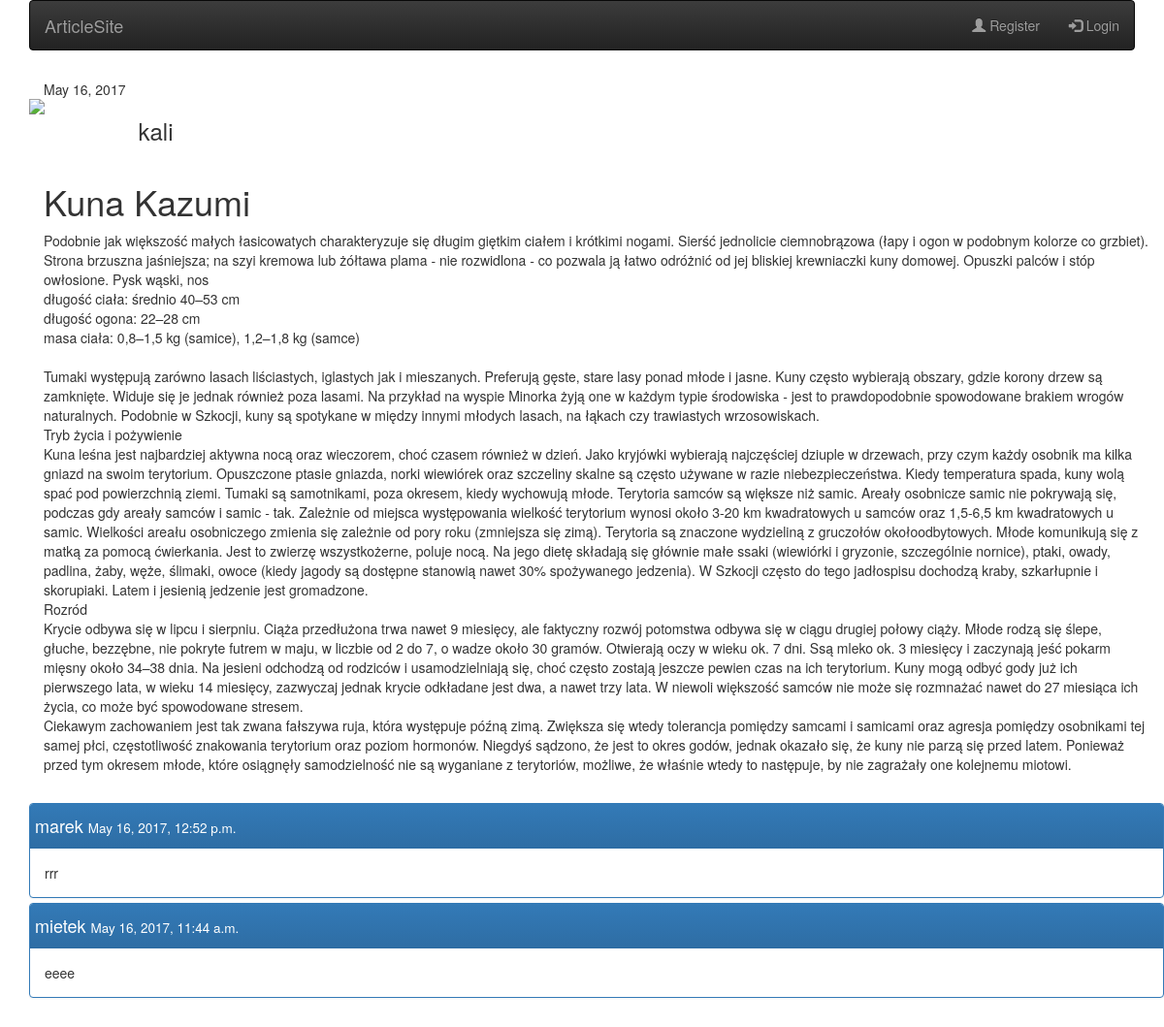
The page /article/12/ on the database its author committed.
### newspaper/models.py (models this page shows, shortened)
class Article(models.Model):
    author = models.ForeignKey('auth.User', related_name='articles')
    date = models.DateField(default=timezone.now)
    title = models.CharField(max_length=200)
    content = models.TextField()
    is_published = models.BooleanField(default=False)
    photo = models.ImageField(upload_to='pictures', null=True, blank=True)

class Comment(models.Model):
    author = models.ForeignKey('auth.User', related_name='comments')
    article = models.ForeignKey('Article', related_name='comments')
    date = models.DateTimeField(default=timezone.now)
    content = models.TextField()

### newspaper/views.py (the view)
# urls.py: url(r'^article/(?P<pk>[0-9]+)/$', views.article_detail, name='article_detail'),
def article_detail(request, pk):
    article = get_object_or_404(Article, pk=pk)
    comments = Comment.objects.filter(article=pk).order_by('-date')
    if request.method == "POST":
        form = CommentForm(request.POST)
        if form.is_valid():
            comment = form.save(commit=False)
            comment.author = request.user
            comment.article = article
            comment.save()
            return redirect('article_detail', pk=article.pk)
    else:
        form = CommentForm()
    return render(request, 'newspaper/article_detail.html',
                  {'article': article, 'comments': comments, 'form': form} )

### newspaper/templates/newspaper/article_detail.html (shortened to what this page needs)
{% extends 'newspaper/home.html' %}
{% block content %}
    <div class="container">
        <div class="row">
            <div class="col-xs-12">{{ article.date }}</div>
            <div class="col-xs-3 col-sm-2 col-md-1 " style="padding:0">
                {% load static %}
                <img src="{% static "newspaper/imgs/author.png" %}" class="img-responsive" />
            </div>
            <div class="col-xs-9 col-sm-10 col-md-11 align-middle"><h3>{{ article.author }}</h3></div>
        </div>
        <div class="row elo">
            <div class="col-xs-12"><h1>{{ article.title }}</h1></div>
            <div class="col-xs-12"><p>{{ article.content|linebreaksbr }}</p></div>
        </div>
        <div class="row">
            {% include 'newspaper/comment.html' with comments=comments %}
        </div>
    </div>
{% endblock %}

### newspaper/templates/newspaper/comment.html (shortened to what this page needs)
<div class="panel-group">
    {% for comment in comments %}
        <div class="panel panel-primary">
            <div class="panel-heading">
                <h4>{{ comment.author }} <small style="color:white">{{ comment.date }}</small>
                </h4>
            </div>
            <div class="panel-body">{{ comment.content|linebreaksbr }}</div>
        </div>
    {% endfor %}
</div>

### newspaper/static/newspaper/css/customStylesheet.css (style rules this page uses)
.row { margin-top: 10px; margin-bottom: 10px; }
.panel-primary>.panel-heading { padding:3px 5px; }

### rows shown on the page
Article: date "May 16, 2017", author "kali", title "Kuna Kazumi", content "Podobnie jak większość małych łasicowatych charakteryzuje się długim giętkim ciałem i krótkimi nogami. Sierść jednolicie ciemnobrązowa (łapy i ogon w podobnym kolorze co grzbiet). Strona brzuszna jaśniejsza; na szyi kremowa lub żółtawa plama - nie rozwidlona - co pozwala ją łatwo odróżnić od jej bliskiej krewniaczki kuny domowej. Opuszki palców i stóp owłosione. Pysk wąski, nos długość ciała: średnio 40–53 cm długość ogona: 22–28 cm masa ciała: 0,8–1,5 kg (samice), 1,2–1,8 kg (samce) Tumaki występują zarówno lasach liściastych, iglastych jak i mieszanych. Preferują gęste, stare lasy ponad młode i jasne. Kuny często wybierają obszary, gdzie korony drzew są zamknięte. Widuje się je jednak…"
Comment: author "marek", date "May 16, 2017, 12:52 p.m.", content "rrr"
Comment: author "mietek", date "May 16, 2017, 11:44 a.m.", content "eeee"
